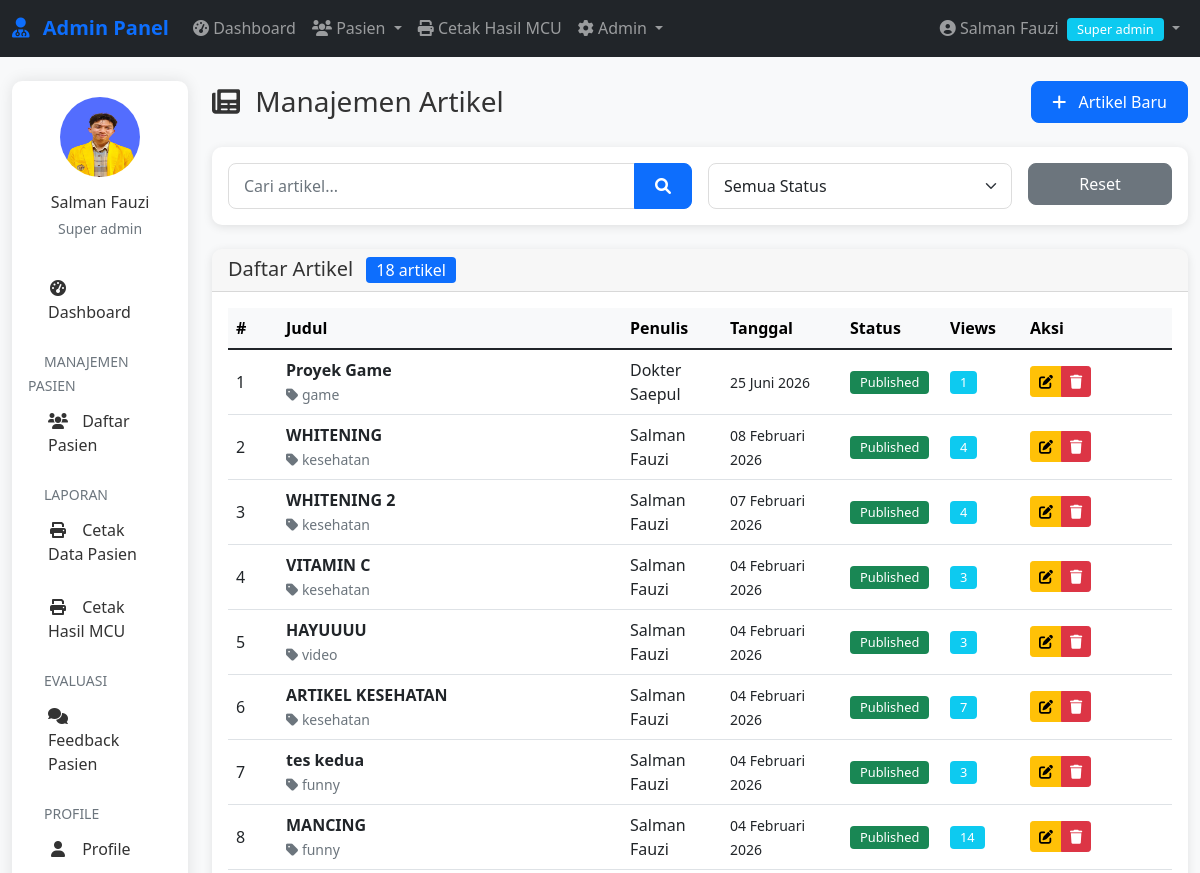
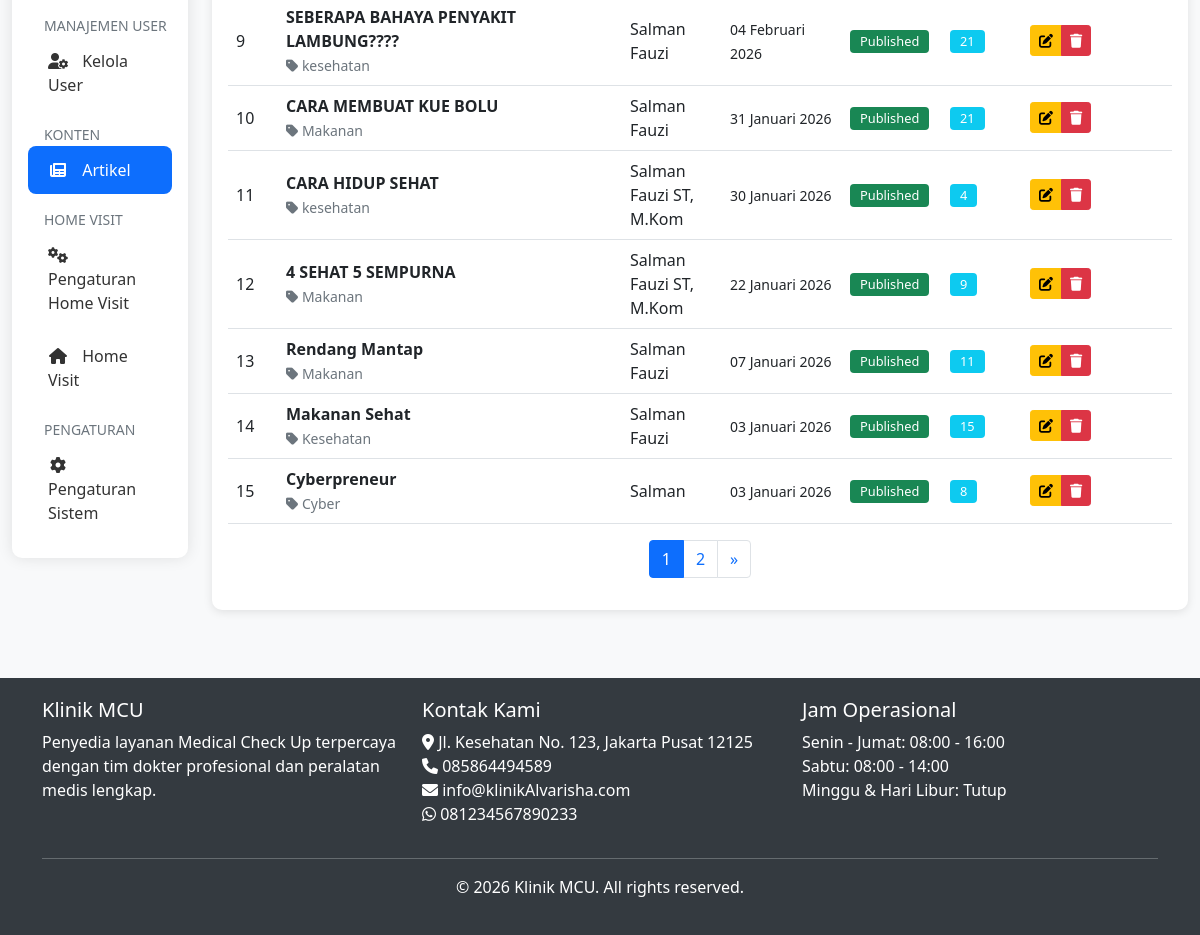
Screenshot of /admin/artikel/list.php (signed in) with the database file from the repository (2 pictures, top to bottom).
### tables this page shows
CREATE TABLE `artikel` (
  `id` int(11) NOT NULL,
  `judul` varchar(200) NOT NULL,
  `slug` varchar(200) DEFAULT NULL,
  `konten` longtext DEFAULT NULL,
  `gambar` varchar(255) DEFAULT NULL,
  `video` varchar(255) DEFAULT NULL,
  `kategori` varchar(50) DEFAULT NULL,
  `penulis` varchar(100) DEFAULT NULL,
  `tanggal_publish` date DEFAULT NULL,
  `views` int(11) DEFAULT 0,
  `status` enum('draft','published') DEFAULT 'draft',
  `created_at` timestamp NOT NULL DEFAULT current_timestamp(),
  `updated_at` timestamp NOT NULL DEFAULT current_timestamp() ON UPDATE current_timestamp()
);

CREATE TABLE `pengaturan` (
  `id` int(11) NOT NULL,
  `nama_klinik` varchar(100) DEFAULT NULL,
  `alamat` text DEFAULT NULL,
  `telepon` varchar(20) DEFAULT NULL,
  `email` varchar(100) DEFAULT NULL,
  `whatsapp` varchar(20) DEFAULT NULL,
  `logo` varchar(255) DEFAULT NULL,
  `tentang` text DEFAULT NULL,
  `created_at` timestamp NOT NULL DEFAULT current_timestamp(),
  `hero_image` varchar(255) DEFAULT NULL
);

### includes/functions.php (called while the page is built, shortened)
<?php
require_once __DIR__ . '/../config/database.php';
function formatDateIndo($date, $with_time = false)
{
    $months = array(
        1 => 'Januari',
        'Februari',
        'Maret',
        'April',
        'Mei',
        'Juni',
        'Juli',
        'Agustus',
        'September',
        'Oktober',
        'November',
        'Desember'
    );
    $timestamp = strtotime($date);
    $day = date('d', $timestamp);
    $month = $months[date('n', $timestamp)];
    $year = date('Y', $timestamp);
    $formatted = $day . ' ' . $month . ' ' . $year;
    return $formatted;
}
function getSetting($key)
{
    global $conn;
    $query = "SELECT $key FROM pengaturan LIMIT 1";
    $result = mysqli_query($conn, $query);
    $row = mysqli_fetch_assoc($result);
    return $row[$key] ?? '';
}

### admin/artikel/list.php (the view, shortened to what this page needs)
<?php
require_once __DIR__ . '/../../includes/auth.php';
require_once __DIR__ . '/../../includes/functions.php';
$status = isset($_GET['status']) ? $_GET['status'] : 'all';
$search = isset($_GET['search']) ? escape($_GET['search']) : '';
$where = "1=1";
$limit = 15;
$page = isset($_GET['page']) ? (int)$_GET['page'] : 1;
$offset = ($page - 1) * $limit;
$total_query = "SELECT COUNT(*) as total FROM artikel WHERE $where";
$total_result = mysqli_query($conn, $total_query);
$total_row = mysqli_fetch_assoc($total_result);
$total_records = $total_row['total'];
$total_pages = ceil($total_records / $limit);
$query = "SELECT * FROM artikel
          WHERE $where
          ORDER BY tanggal_publish DESC, created_at DESC
          LIMIT $limit OFFSET $offset";
$result = mysqli_query($conn, $query);
?>
<?php include '../../includes/admin-header.php'; ?>
<?php include '../includes/admin-nav.php'; ?>
<div class="container-fluid mt-4">
    <div class="row">
        <div class="col-lg-2">
            <?php include '../includes/admin-sidebar.php'; ?>
        </div>
        <div class="col-lg-10">
            <div class="d-flex justify-content-between align-items-center mb-4">
                <h1 class="h3 mb-0">
                    <i class="fas fa-newspaper me-2"></i> Manajemen Artikel
                </h1>
                <a href="add.php" class="btn btn-primary">
                    <i class="fas fa-plus me-2"></i> Artikel Baru
                </a>
            </div>
            <div class="card mb-4">
                <div class="card-body">
                    <form method="GET" action="" class="row g-3">
                        <div class="col-md-6">
                            <div class="input-group">
                                <input type="text" class="form-control" name="search" placeholder="Cari artikel..." value="<?php echo htmlspecialchars($search); ?>">
                                <button class="btn btn-primary" type="submit">
                                    <i class="fas fa-search"></i>
                                </button>
                            </div>
                        </div>
                        <div class="col-md-4">
                            <select class="form-select" name="status" onchange="this.form.submit()">
                                <option value="all" <?php echo $status == 'all' ? 'selected' : ''; ?>>Semua Status</option>
                            </select>
                        </div>
                        <div class="col-md-2">
                            <a href="list.php" class="btn btn-secondary w-100">Reset</a>
                        </div>
                    </form>
                </div>
            </div>
            <div class="card">
                <div class="card-header">
                    <h5 class="mb-0">
                        Daftar Artikel
                        <span class="badge bg-primary ms-2"><?php echo $total_records; ?> artikel</span>
                    </h5>
                </div>
                <div class="card-body">
                    <?php if (mysqli_num_rows($result) > 0): ?>
                        <div class="table-responsive">
                            <table class="table table-hover">
                                <thead class="table-light">
                                    <tr>
                                        <th width="50">#</th>
                                        <th>Judul</th>
                                        <th width="100">Penulis</th>
                                        <th width="120">Tanggal</th>
                                        <th width="100">Status</th>
                                        <th width="80">Views</th>
                                        <th width="150">Aksi</th>
                                    </tr>
                                </thead>
                                <tbody>
                                    <?php $no = $offset + 1; ?>
                                    <?php while ($article = mysqli_fetch_assoc($result)): ?>
                                        <tr>
                                            <td><?php echo $no++; ?></td>
                                            <td>
                                                <strong><?php echo htmlspecialchars($article['judul']); ?></strong>
                                                <?php if ($article['kategori']): ?>
                                                    <br>
                                                    <small class="text-muted">
                                                        <i class="fas fa-tag"></i> <?php echo $article['kategori']; ?>
                                                    </small>
                                                <?php endif; ?>
                                            </td>
                                            <td><?php echo $article['penulis']; ?></td>
                                            <td>
                                                <small><?php echo formatDateIndo($article['tanggal_publish']); ?></small>
                                            </td>
                                            <td>
                                                <?php if ($article['status'] == 'published'): ?>
                                                    <span class="badge bg-success">Published</span>
                                                <?php else: ?>
                                                    <span class="badge bg-warning">Draft</span>
                                                <?php endif; ?>
                                            </td>
                                            <td>
                                                <span class="badge bg-info"><?php echo $article['views']; ?></span>
                                            </td>
                                            <td>
                                                <div class="btn-group btn-group-sm">
                                                    <a href="edit.php?id=<?php echo $article['id']; ?>"
                                                        class="btn btn-warning"
                                                        title="Edit">
                                                        <i class="fas fa-edit"></i>
                                                    </a>
                                                    <button type="button"
                                                        class="btn btn-danger delete-article"
                                                        data-id="<?php echo $article['id']; ?>"
                                                        data-title="<?php echo htmlspecialchars($article['judul']); ?>"
                                                        title="Hapus">
                                                        <i class="fas fa-trash"></i>
                                                    </button>
                                                </div>
                                            </td>
                                        </tr>
                                    <?php endwhile; ?>
                                </tbody>
                            </table>
                        </div>
                        <?php if ($total_pages > 1): ?>
                            <nav aria-label="Page navigation">
                                <ul class="pagination justify-content-center">
                                    <?php for ($i = 1; $i <= $total_pages; $i++): ?>
                                        <li class="page-item <?php echo $i == $page ? 'active' : ''; ?>">
                                            <a class="page-link" href="?page=<?php echo $i; ?>&status=<?php echo $status; ?>&search=<?php echo urlencode($search); ?>">
                                                <?php echo $i; ?>
                                            </a>
                                        </li>
                                    <?php endfor; ?>
                                    <?php if ($page < $total_pages): ?>
                                        <li class="page-item">
                                            <a class="page-link" href="?page=<?php echo $page + 1; ?>&status=<?php echo $status; ?>&search=<?php echo urlencode($search); ?>">
                                                &raquo;
                                            </a>
                                        </li>
                                    <?php endif; ?>
                                </ul>
                            </nav>
                        <?php endif; ?>
                    <?php else: ?>
                        <div class="alert alert-info">
                            <i class="fas fa-info-circle me-2"></i> Tidak ada artikel.
                        </div>
                    <?php endif; ?>
                </div>
            </div>
        </div>
    </div>
</div>
<?php include '../../includes/admin-footer.php'; ?>

### includes/admin-footer.php (shortened to what this page needs)
</div>
</div>
<footer class="mt-5">
    <div class="container">
        <div class="row">
            <div class="col-md-4">
                <h5>Klinik MCU</h5>
                <p>Penyedia layanan Medical Check Up terpercaya dengan tim dokter profesional dan peralatan medis lengkap.</p>
            </div>
            <div class="col-md-4">
                <h5>Kontak Kami</h5>
                <ul class="list-unstyled">
                    <li><i class="fas fa-map-marker-alt"></i> <?php echo getSetting('alamat'); ?></li>
                    <li><i class="fas fa-phone"></i> <?php echo getSetting('telepon'); ?></li>
                    <li><i class="fas fa-envelope"></i> <?php echo getSetting('email'); ?></li>
                    <li><i class="fab fa-whatsapp"></i> <?php echo getSetting('whatsapp'); ?></li>
                </ul>
            </div>
            <div class="col-md-4">
                <h5>Jam Operasional</h5>
                <ul class="list-unstyled">
                    <li>Senin - Jumat: 08:00 - 16:00</li>
                    <li>Sabtu: 08:00 - 14:00</li>
                    <li>Minggu & Hari Libur: Tutup</li>
                </ul>
            </div>
        </div>
        <hr class="bg-light">
        <div class="text-center">
            <p>&copy; <?php echo date('Y'); ?> Klinik MCU. All rights reserved.</p>
        </div>
    </div>
</footer>
</body>
</html>

### assets/css/style.css (style rules this page uses)
:root { --primary-color: #0d6efd; --secondary-color: #6c757d; --success-color: #198754; --danger-color: #dc3545; --warning-color: #ffc107; --info-color: #0dcaf0; --light-color: #f8f9fa; --dark-color: #212529; }
body { font-family: 'Segoe UI', Tahoma, Geneva, Verdana, sans-serif; color: #333; background-color: #f8f9fa; }
.card { border-radius: 10px; box-shadow: 0 2px 10px rgba(0,0,0,0.1); border: none; margin-bottom: 20px; }
.card-header { border-radius: 10px 10px 0 0 !important; font-weight: 600; }
.btn { border-radius: 8px; font-weight: 500; padding: 8px 20px; }
.btn-primary { background-color: var(--primary-color); border-color: var(--primary-color); }
.table th { font-weight: 600; background-color: #f8f9fa; border-top: none; }
.table td { vertical-align: middle; }
.form-control, .form-select { border-radius: 8px; border: 1px solid #ddd; padding: 10px 15px; }
.badge { font-size: 0.8em; font-weight: 500; padding: 5px 10px; }

### includes/admin-header.php (style rules this page uses)
:root { --primary-color: #0d6efd; --secondary-color: #6c757d; --success-color: #198754; --danger-color: #dc3545; --warning-color: #ffc107; --info-color: #0dcaf0; }
body { font-family: 'Segoe UI', Tahoma, Geneva, Verdana, sans-serif; background-color: #f8f9fa; min-height: 100vh; display: flex; flex-direction: column; }
.card { border-radius: 10px; box-shadow: 0 2px 10px rgba(0, 0, 0, 0.1); margin-bottom: 20px; }
.card-header { border-radius: 10px 10px 0 0 !important; font-weight: 600; }
.btn-primary { background-color: var(--primary-color); border-color: var(--primary-color); }
.table th { font-weight: 600; background-color: #f8f9fa; }
.badge { font-size: 0.8em; font-weight: 500; }
footer { background-color: #343a40; color: white; padding: 20px 0; }
.form-control, .form-select { border-radius: 8px; border: 1px solid #ddd; }

### rows the page displays
artikel: judul "Proyek Game", kategori "game", penulis "Dokter Saepul", tanggal_publish "25 Juni 2026", status "Published", views "1"
artikel: judul "WHITENING", kategori "kesehatan", penulis "Salman Fauzi", tanggal_publish "08 Februari 2026", status "Published", views "4"
artikel: judul "WHITENING 2", kategori "kesehatan", penulis "Salman Fauzi", tanggal_publish "07 Februari 2026", status "Published", views "4"
artikel: judul "VITAMIN C", kategori "kesehatan", penulis "Salman Fauzi", tanggal_publish "04 Februari 2026", status "Published", views "3"
artikel: judul "HAYUUUU", kategori "video", penulis "Salman Fauzi", tanggal_publish "04 Februari 2026", status "Published", views "3"
artikel: judul "ARTIKEL KESEHATAN", kategori "kesehatan", penulis "Salman Fauzi", tanggal_publish "04 Februari 2026", status "Published", views "7"
artikel: judul "tes kedua", kategori "funny", penulis "Salman Fauzi", tanggal_publish "04 Februari 2026", status "Published", views "3"
artikel: judul "MANCING", kategori "funny", penulis "Salman Fauzi", tanggal_publish "04 Februari 2026", status "Published", views "14"
artikel: judul "SEBERAPA BAHAYA PENYAKIT LAMBUNG????", kategori "kesehatan", penulis "Salman Fauzi", tanggal_publish "04 Februari 2026", status "Published", views "21"
artikel: judul "CARA MEMBUAT KUE BOLU", kategori "Makanan", penulis "Salman Fauzi", tanggal_publish "31 Januari 2026", status "Published", views "21"
artikel: judul "CARA HIDUP SEHAT", kategori "kesehatan", penulis "Salman Fauzi ST, M.Kom", tanggal_publish "30 Januari 2026", status "Published", views "4"
artikel: judul "4 SEHAT 5 SEMPURNA", kategori "Makanan", penulis "Salman Fauzi ST, M.Kom", tanggal_publish "22 Januari 2026", status "Published", views "9"
artikel: judul "Rendang Mantap", kategori "Makanan", penulis "Salman Fauzi", tanggal_publish "07 Januari 2026", status "Published", views "11"
artikel: judul "Makanan Sehat", kategori "Kesehatan", penulis "Salman Fauzi", tanggal_publish "03 Januari 2026", status "Published", views "15"
artikel: judul "Cyberpreneur", kategori "Cyber", penulis "Salman", tanggal_publish "03 Januari 2026", status "Published", views "8"
pengaturan: alamat "Jl. Kesehatan No. 123, Jakarta Pusat 12125", telepon "085864494589", email "info@klinikAlvarisha.com", whatsapp "081234567890233"

### other values shown
$_SESSION['nama_lengkap'] "Salman Fauzi"
str_replace('_', ' ', $_SESSION['role']) "Super admin"
$total_records "18"
